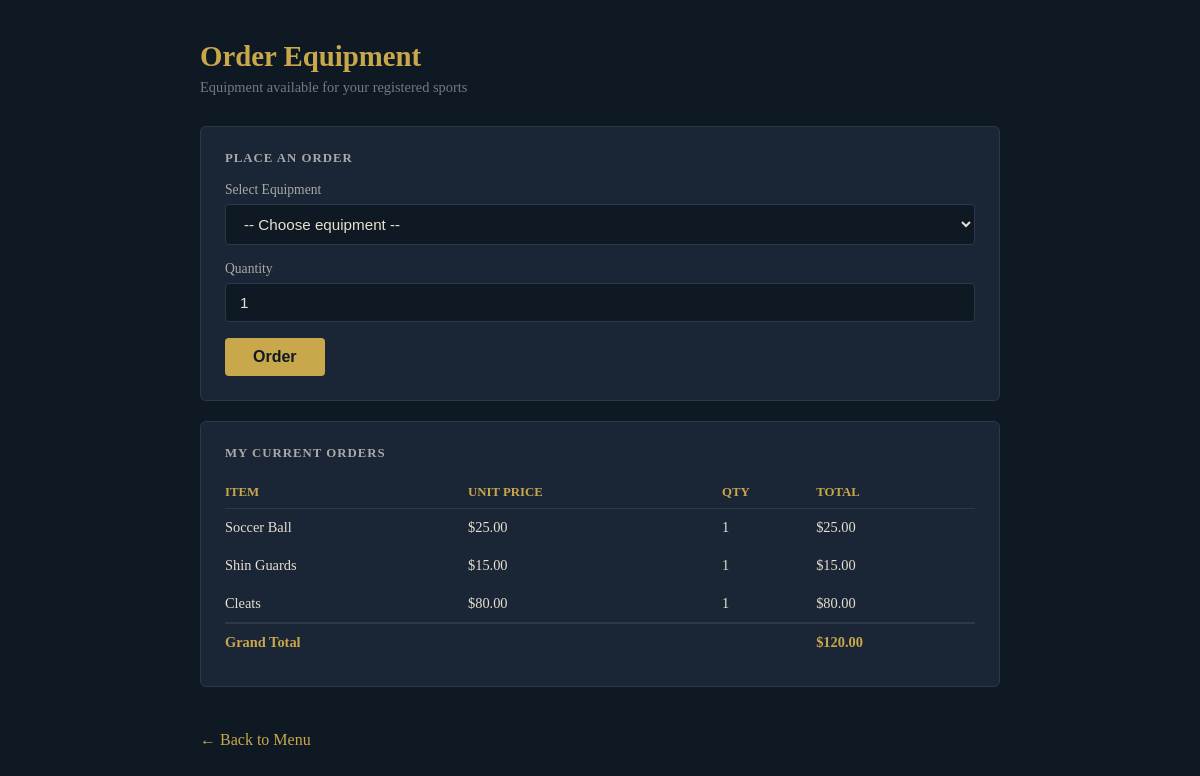
The page /orderEquipment.php (signed in) on the database its author committed.
### tables this page shows
CREATE TABLE Buys (
    EQID INT NOT NULL,
    PlayerID INT NOT NULL,
    QTY INT NOT NULL DEFAULT 1,
    CONSTRAINT BuysPK PRIMARY KEY (EQID, PlayerID),
    CONSTRAINT BuysEqptFK FOREIGN KEY (EQID) REFERENCES Equipment(EQID)
        ON DELETE CASCADE ON UPDATE CASCADE,
    CONSTRAINT BuysPlayerFK FOREIGN KEY (PlayerID) REFERENCES Player(P_USERID)
        ON DELETE CASCADE ON UPDATE CASCADE
);

CREATE TABLE Equipment (
    EQID INT NOT NULL AUTO_INCREMENT,
    Name VARCHAR(50) NOT NULL,
    Size VARCHAR(20),
    Price DECIMAL(10,2) NOT NULL,
    CONSTRAINT EquipmentPK PRIMARY KEY (EQID)
);

### orderEquipment.php (the view, shortened to what this page needs)
<?php
$playerID = $_SESSION["USERID"];
$conn = new mysqli("localhost", "root", "", "sportlfc");
$equipment = [];
$eqRes = $conn->query("SELECT DISTINCT e.EQID, e.Name, e.Size, e.Price, n.Sport_name FROM Equipment e JOIN Needs n ON e.EQID=n.EQID JOIN Plays p ON n.Sport_name=p.SportName WHERE p.PlayerID=$playerID ORDER BY n.Sport_name, e.Name");
while ($row = $eqRes->fetch_assoc()) $equipment[] = $row;
$orders = [];
$ordRes = $conn->query("SELECT e.Name, e.Price, b.QTY, (e.Price*b.QTY) AS Total FROM Buys b JOIN Equipment e ON b.EQID=e.EQID WHERE b.PlayerID=$playerID");
while ($row = $ordRes->fetch_assoc()) $orders[] = $row;
?>
<!DOCTYPE html>
<html lang="en">
<head>
</head>
<body>
<div class="container">
    <h1>Order Equipment</h1>
    <p class="sub">Equipment available for your registered sports</p>
    <div class="card">
        <h2>Place an Order</h2>
        <?php if (count($equipment) > 0): ?>
        <form method="post" action="orderEquipment.php">
            <label>Select Equipment</label>
            <select name="eqid" required>
                <option value="">-- Choose equipment --</option>
            </select>
            <label>Quantity</label>
            <input type="number" name="qty" min="1" value="1" required>
            <input type="submit" class="btn" value="Order">
        </form>
        <?php else: ?><p style="color:#778">Join a sport first to see available equipment.</p><?php endif; ?>
    </div>
    <div class="card">
        <h2>My Current Orders</h2>
        <?php if (count($orders) > 0): $grand = 0; ?>
            <table>
                <tr><th>Item</th><th>Unit Price</th><th>Qty</th><th>Total</th></tr>
                <?php foreach ($orders as $o): $grand += $o["Total"]; ?>
                <tr><td><?php echo htmlspecialchars($o["Name"]); ?></td><td>$<?php echo number_format($o["Price"],2); ?></td><td><?php echo $o["QTY"]; ?></td><td>$<?php echo number_format($o["Total"],2); ?></td></tr>
                <?php endforeach; ?>
                <tr class="total-row"><td colspan="3">Grand Total</td><td>$<?php echo number_format($grand,2); ?></td></tr>
            </table>
        <?php else: ?><p style="color:#778">No orders yet.</p><?php endif; ?>
    </div>
    <a class="back" href="playerMenu.php">&larr; Back to Menu</a>
</div>
</body>
</html>

### orderEquipment.php (style rules this page uses)
* { box-sizing: border-box; margin: 0; padding: 0; }
body { font-family: 'Georgia', serif; background: #0f1923; color: #e8e0d0; min-height: 100vh; padding: 40px 20px; }
.container { max-width: 800px; margin: 0 auto; }
h1 { font-size: 1.8rem; color: #c9a84c; margin-bottom: 6px; }
.sub { color: #778; font-size: 0.9rem; margin-bottom: 30px; }
.card { background: #1a2535; border: 1px solid #2a3a4a; border-radius: 6px; padding: 24px; margin-bottom: 20px; }
.card h2 { font-size: 0.8rem; color: #aaa; margin-bottom: 16px; text-transform: uppercase; letter-spacing: 1px; }
label { display: block; font-size: 0.85rem; color: #aaa; margin-bottom: 6px; }
select, input[type=number] { width: 100%; padding: 10px 14px; background: #0f1923; border: 1px solid #2a3a4a; border-radius: 4px; color: #e8e0d0; font-size: 0.95rem; margin-bottom: 16px; }
.btn { background: #c9a84c; color: #0f1923; border: none; padding: 10px 28px; border-radius: 4px; font-size: 1rem; cursor: pointer; font-weight: bold; }
table { width: 100%; border-collapse: collapse; }
th { color: #c9a84c; text-align: left; font-size: 0.8rem; text-transform: uppercase; padding: 8px 0; border-bottom: 1px solid #2a3a4a; }
td { padding: 10px 0; border-bottom: 1px solid #1a2535; font-size: 0.9rem; }
.total-row td { color: #c9a84c; font-weight: bold; border-top: 2px solid #2a3a4a; }
.back { display: inline-block; margin-top: 24px; color: #c9a84c; text-decoration: none; }

### rows shown on the page
buys: EQID.Name "Soccer Ball", EQID.Price "25.00", QTY "1", Total "25.00"
buys: EQID.Name "Shin Guards", EQID.Price "15.00", QTY "1", Total "15.00"
buys: EQID.Name "Cleats", EQID.Price "80.00", QTY "1", Total "80.00"

### other values the page prints
$grand "120.00"
